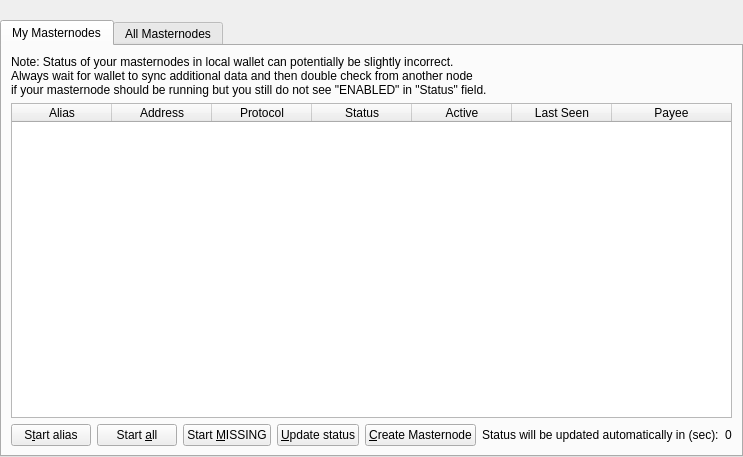
<?xml version="1.0" encoding="UTF-8"?>
<ui version="4.0">
 <class>MasternodeList</class>
 <widget class="QWidget" name="MasternodeList">
  <property name="geometry">
   <rect>
    <x>0</x>
    <y>0</y>
    <width>729</width>
    <height>457</height>
   </rect>
  </property>
  <property name="windowTitle">
   <string>Form</string>
  </property>
  <layout class="QVBoxLayout" name="topLayout">
   <property name="leftMargin">
    <number>0</number>
   </property>
   <property name="topMargin">
    <number>0</number>
   </property>
   <property name="rightMargin">
    <number>0</number>
   </property>
   <property name="bottomMargin">
    <number>0</number>
   </property>
   <item>
    <layout class="QVBoxLayout" name="verticalLayout">
     <property name="bottomMargin">
      <number>0</number>
     </property>
     <item>
      <spacer name="horizontalSpacer0">
       <property name="orientation">
        <enum>Qt::Horizontal</enum>
       </property>
       <property name="sizeHint" stdset="0">
        <size>
         <width>40</width>
         <height>20</height>
        </size>
       </property>
      </spacer>
     </item>
     <item>
      <widget class="QTabWidget" name="tabWidget">
       <property name="currentIndex">
        <number>0</number>
       </property>
       <widget class="QWidget" name="tabMyMasternodes">
        <attribute name="title">
         <string>My Masternodes</string>
        </attribute>
        <layout class="QGridLayout" name="gridLayout_2">
         <item row="0" column="0">
          <layout class="QVBoxLayout" name="verticalLayout_2">
           <property name="bottomMargin">
            <number>0</number>
           </property>
           <item>
            <layout class="QHBoxLayout" name="horizontalLayout_note">
             <property name="bottomMargin">
              <number>0</number>
             </property>
             <item>
              <widget class="QLabel" name="updateNote">
               <property name="text">
                <string>Note: Status of your masternodes in local wallet can potentially be slightly incorrect.&lt;br /&gt;Always wait for wallet to sync additional data and then double check from another node&lt;br /&gt;if your masternode should be running but you still do not see &quot;ENABLED&quot; in &quot;Status&quot; field.</string>
               </property>
              </widget>
             </item>
            </layout>
           </item>
           <item>
            <widget class="QTableWidget" name="tableWidgetMyMasternodes">
             <property name="minimumSize">
              <size>
               <width>695</width>
               <height>0</height>
              </size>
             </property>
             <property name="editTriggers">
              <set>QAbstractItemView::NoEditTriggers</set>
             </property>
             <property name="alternatingRowColors">
              <bool>true</bool>
             </property>
             <property name="selectionMode">
              <enum>QAbstractItemView::SingleSelection</enum>
             </property>
             <property name="selectionBehavior">
              <enum>QAbstractItemView::SelectRows</enum>
             </property>
             <property name="sortingEnabled">
              <bool>true</bool>
             </property>
             <attribute name="horizontalHeaderStretchLastSection">
              <bool>true</bool>
             </attribute>
             <column>
              <property name="text">
               <string>Alias</string>
              </property>
             </column>
             <column>
              <property name="text">
               <string>Address</string>
              </property>
             </column>
             <column>
              <property name="text">
               <string>Protocol</string>
              </property>
             </column>
             <column>
              <property name="text">
               <string>Status</string>
              </property>
             </column>
             <column>
              <property name="text">
               <string>Active</string>
              </property>
             </column>
             <column>
              <property name="text">
               <string>Last Seen</string>
              </property>
             </column>
             <column>
              <property name="text">
               <string>Payee</string>
              </property>
             </column>
            </widget>
           </item>
           <item>
            <layout class="QHBoxLayout" name="horizontalLayout_5">
             <property name="bottomMargin">
              <number>0</number>
             </property>
             <item>
              <widget class="QPushButton" name="startButton">
               <property name="text">
                <string>S&amp;tart alias</string>
               </property>
              </widget>
             </item>
             <item>
              <widget class="QPushButton" name="startAllButton">
               <property name="text">
                <string>Start &amp;all</string>
               </property>
              </widget>
             </item>
             <item>
              <widget class="QPushButton" name="startMissingButton">
               <property name="text">
                <string>Start &amp;MISSING</string>
               </property>
              </widget>
             </item>
             <item>
              <widget class="QPushButton" name="UpdateButton">
               <property name="text">
                <string>&amp;Update status</string>
               </property>
              </widget>
             </item>
             <item>
              <widget class="QPushButton" name="CreateMasternode">
               <property name="text">
                <string>&amp;Create Masternode</string>
               </property>
              </widget>
             </item>
             <item>
              <widget class="QLabel" name="autoupdate_label">
               <property name="text">
                <string>Status will be updated automatically in (sec):</string>
               </property>
              </widget>
             </item>
             <item>
              <widget class="QLabel" name="secondsLabel">
               <property name="text">
                <string>0</string>
               </property>
              </widget>
             </item>
             <item>
              <spacer name="horizontalSpacer_5">
               <property name="orientation">
                <enum>Qt::Horizontal</enum>
               </property>
               <property name="sizeHint" stdset="0">
                <size>
                 <width>40</width>
                 <height>20</height>
                </size>
               </property>
              </spacer>
             </item>
            </layout>
           </item>
          </layout>
         </item>
        </layout>
       </widget>
       <widget class="QWidget" name="tabAllMasternodes">
        <attribute name="title">
         <string>All Masternodes</string>
        </attribute>
        <layout class="QGridLayout" name="gridLayout">
         <item row="1" column="0">
          <widget class="QTableWidget" name="tableWidgetMasternodes">
           <property name="editTriggers">
            <set>QAbstractItemView::NoEditTriggers</set>
           </property>
           <property name="alternatingRowColors">
            <bool>true</bool>
           </property>
           <property name="selectionBehavior">
            <enum>QAbstractItemView::SelectRows</enum>
           </property>
           <property name="sortingEnabled">
            <bool>true</bool>
           </property>
           <attribute name="horizontalHeaderStretchLastSection">
            <bool>true</bool>
           </attribute>
           <column>
            <property name="text">
             <string>Address</string>
            </property>
           </column>
           <column>
            <property name="text">
             <string>Protocol</string>
            </property>
           </column>
           <column>
            <property name="text">
             <string>Status</string>
            </property>
           </column>
           <column>
            <property name="text">
             <string>Active</string>
            </property>
           </column>
           <column>
            <property name="text">
             <string>Last Seen</string>
            </property>
           </column>
           <column>
            <property name="text">
             <string>Payee</string>
            </property>
           </column>
          </widget>
         </item>
         <item row="0" column="0">
          <layout class="QHBoxLayout" name="horizontalLayout_3">
           <property name="bottomMargin">
            <number>0</number>
           </property>
           <item>
            <widget class="QLabel" name="label_filter">
             <property name="text">
              <string>Filter List:</string>
             </property>
            </widget>
           </item>
           <item>
            <widget class="QLineEdit" name="filterLineEdit">
             <property name="toolTip">
              <string>Filter masternode list</string>
             </property>
            </widget>
           </item>
           <item>
            <spacer name="horizontalSpacer_3">
             <property name="orientation">
              <enum>Qt::Horizontal</enum>
             </property>
             <property name="sizeHint" stdset="0">
              <size>
               <width>10</width>
               <height>20</height>
              </size>
             </property>
            </spacer>
           </item>
           <item>
            <widget class="QLabel" name="label_count">
             <property name="text">
              <string>Node Count:</string>
             </property>
            </widget>
           </item>
           <item>
            <widget class="QLabel" name="countLabel">
             <property name="text">
              <string>0</string>
             </property>
            </widget>
           </item>
          </layout>
         </item>
        </layout>
       </widget>
      </widget>
     </item>
    </layout>
   </item>
  </layout>
 </widget>
 <resources/>
 <connections/>
</ui>
